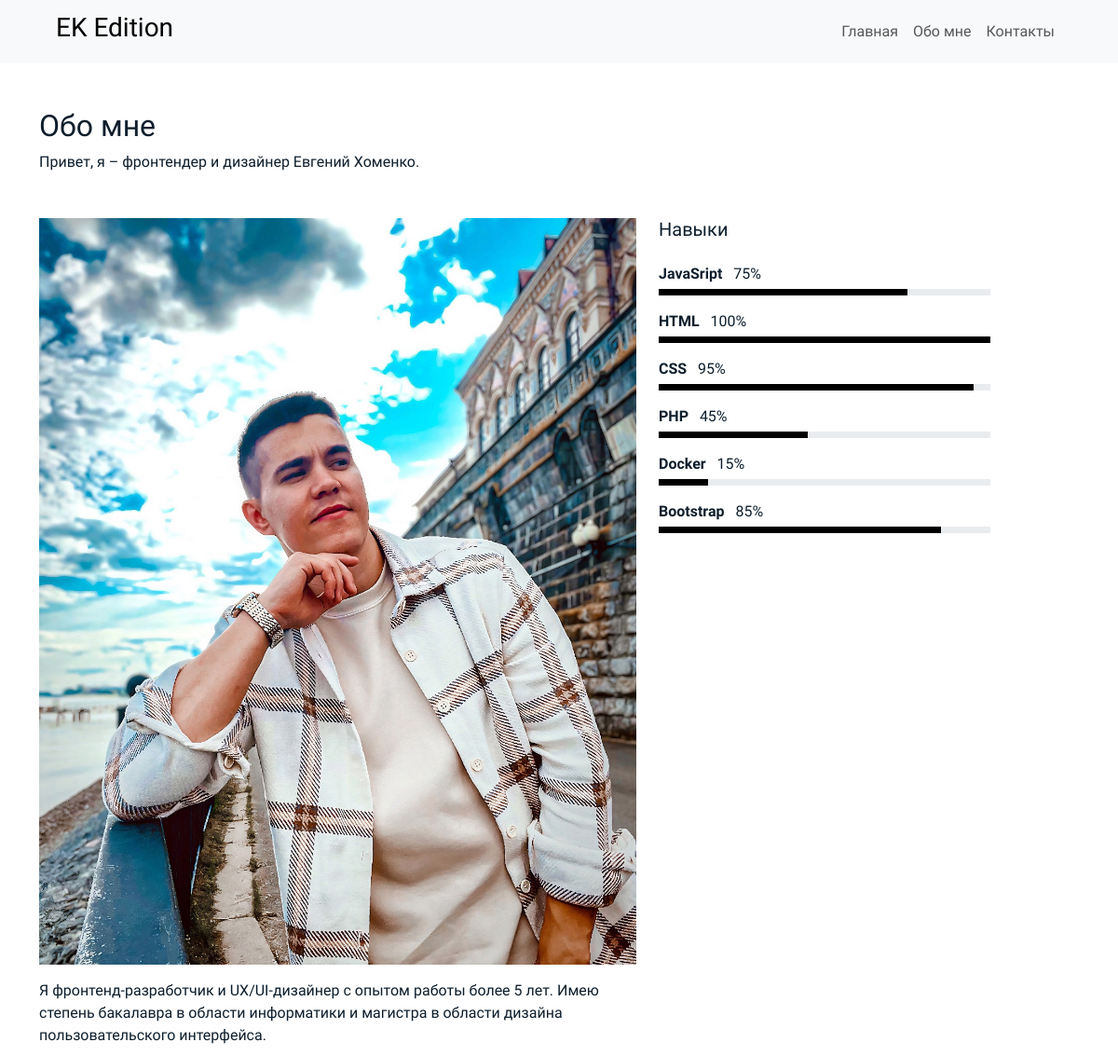
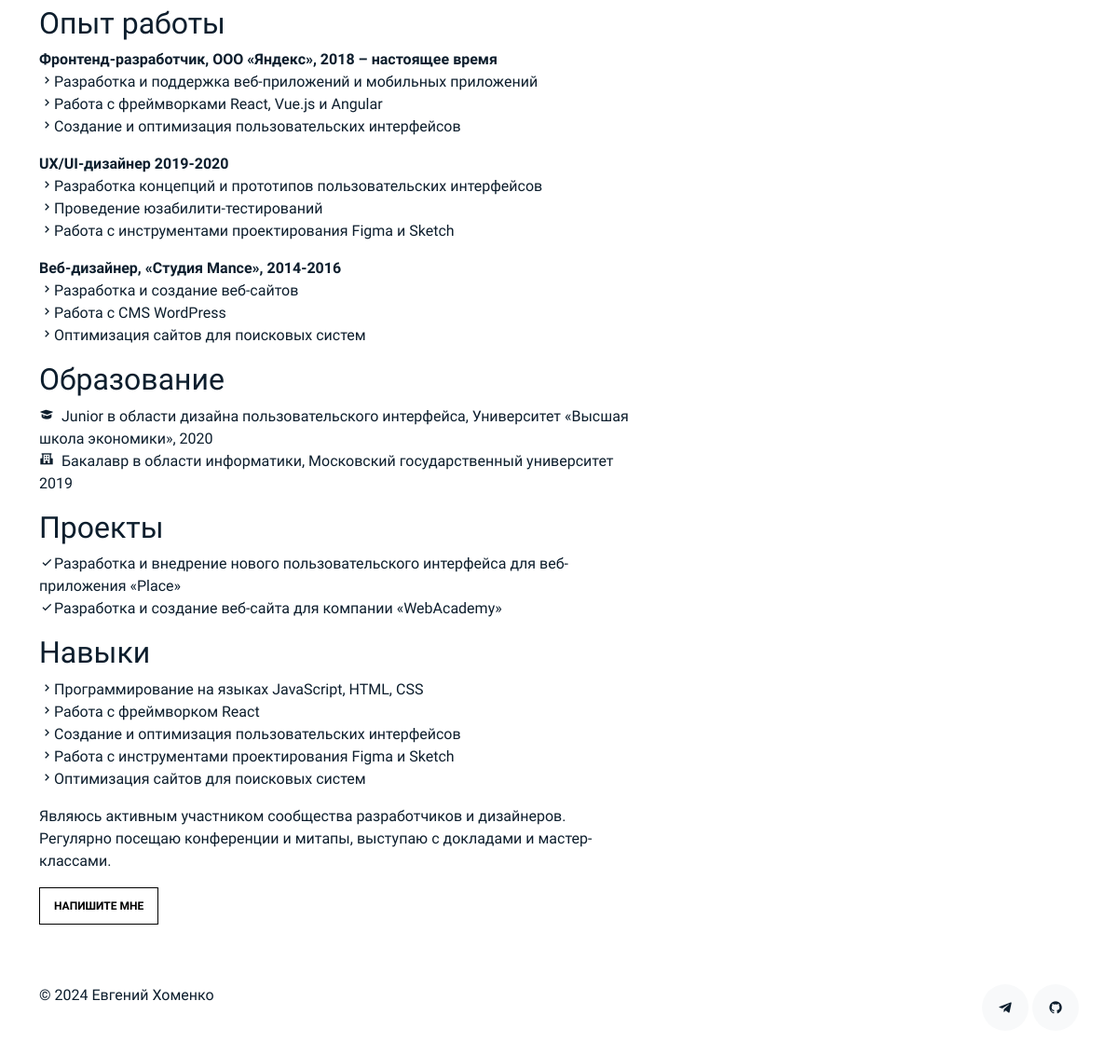
The page /about/ on the database its author committed (2 pictures, top to bottom).
### portfolio/models.py (models this page shows, shortened)
class Author(models.Model):
    name = models.CharField(max_length=15)
    lastname = models.CharField(max_length=15)
    about = models.TextField()
    skills = models.ManyToManyField(Skill, related_name='author')
    image = models.ImageField(upload_to='author')
    class Meta:
        ordering = ['-id']
        verbose_name = 'Автор'
        verbose_name_plural = 'Авторы'

class Skill(models.Model):
    name = models.CharField(max_length=30)
    level = models.CharField(max_length=3)
    class Meta:
        ordering = ['id']
        verbose_name = 'Навык'
        verbose_name_plural = 'Навыки'

### portfolio/views.py (the view)
# urls.py: path('about/', about, name='about'),
def about(request):
    author = Author.objects.get()
    return render(request, 'about.html', {'author': author})

### portfolio/templates/about.html (shortened to what this page needs)
{% extends 'base.html' %}
{% block content %}
<section class="section pb-5">
   <div class="container">
      <div class="row mb-5 align-items-end">
         <div class="col-md-6" data-aos="fade-up">
            <h2>Обо мне</h2>
            <p class="mb-0">Привет, я &ndash; фронтендер и дизайнер {{ author.name}} {{ author.lastname }}.</p>
         </div>
      </div>
      <div class="row">
         <div class="col-md-4 ml-auto order-2" data-aos="fade-up">
            <h3 class="h3 mb-4">Навыки</h3>
            <ul class="list-unstyled">
               {% for skill in author.skills.all %}
               <li class="mb-3">
                  <div class="d-flex mb-1">
                     <strong>{{ skill.name }}</strong>&nbsp;&nbsp;&nbsp;
                     <span class="ml-auto">{{ skill.level }}%</span>
                  </div>
                  <div class="progress custom-progress">
                     <div class="progress-bar" role="progressbar" style="width: {{ skill.level }}%" aria-valuenow="{{ skill.level }}" aria-valuemin="0" aria-valuemax="100"></div>
                  </div>
               </li>
               {% endfor %}
            </ul>
         </div>
         <div class="col-md-7 mb-5 mb-md-0" data-aos="fade-up">
            <p><img src="{{ author.image.url }}" alt="Image" class="img-fluid"></p>
            <p>{{ author.about|safe }}</p>
            <p><a href="{% url 'contact' %}" class="readmore">Напишите мне</a></p>
         </div>
      </div>
   </div>
</section>
{% endblock %}

### static/assets/css/style.css (style rules this page uses)
body { font-family: 'Montserrat Alternates', sans-serif; font-weight: 400; color: #0d1e2d; }
a { color: #777; text-decoration: none; }
.section { padding-top: 3rem; padding-bottom: 1rem; }
.h3 { font-size: 20px; }
.readmore { display: inline-block; border: 1px solid #000; padding: 10px 15px; font-size: 12px; text-transform: uppercase; color: #000; transition: 0.2s all ease; font-weight: 700; }
.custom-progress { height: 7px; border-radius: 0; }
.custom-progress .progress-bar { background: #000; }

### rows shown on the page
Author: name "Евгений", lastname "Хоменко", image (placeholder picture), about "Я фронтенд-разработчик и UX/UI-дизайнер с опытом работы более 5 лет. Имею степень бакалавра в области информатики и магистра в области дизайна пользовательского интерфейса. Опыт работы Фронтенд-разработчик, ООО «Яндекс», 2018 – настоящее время Разработка и поддержка веб-приложений и мобильных приложений Работа с фреймворками React, Vue.js и Angular Создание и оптимизация пользовательских интерфейсов UX/UI-дизайнер 2019-2020 Разработка концепций и прототипов пользовательских интерфейсов Проведение юзабилити-тестирований Работа с инструментами проектирования Figma и Sketch Веб-дизайнер, «Студия Mance», 2014-2016 Разработка и создание веб-сайтов Работа с CMS WordPress Оптимизация сайтов для…"
Skill: name "JavaSript", level "75"
Skill: name "HTML", level "100"
Skill: name "CSS", level "95"
Skill: name "PHP", level "45"
Skill: name "Docker", level "15"
Skill: name "Bootstrap", level "85"
